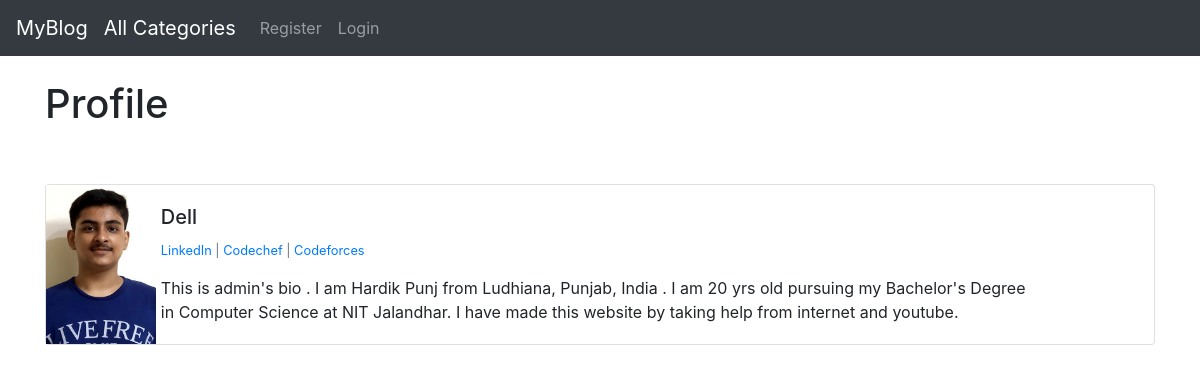
/members/1/profile/, run on the app's committed database.
### blog/models.py (models this page shows, shortened)
class Profile(models.Model):
    user =models.OneToOneField(User, null=True, on_delete=models.CASCADE)
    bio=models.TextField()
    profile_pic=models.ImageField(null=True ,blank=True,upload_to="images/profile")
    linkedin_url=models.CharField(max_length=255 , null=True , blank=True)
    codechef_url=models.CharField(max_length=255 , null=True , blank=True)
    codeforces_url=models.CharField(max_length=255 , null=True , blank=True)
    def __str__(self):
        return str(self.user)

### members/views.py (the view)
# urls.py: path('<int:pk>/profile/',views.ProfileView.as_view(),name='profile'),
class ProfileView(DetailView):
    model=Profile
    template_name='registration/profile_page.html'
    def get_context_data(self,*args,**kwargs):
        users=Profile.objects.all()
        page_user=get_object_or_404(Profile,id=self.kwargs['pk'])
        new_context=super(ProfileView,self).get_context_data(*args,**kwargs)
        new_context['page_user']=page_user
        return new_context

### templates/registration/profile_page.html (shortened to what this page needs)
{% extends 'base.html' %}
{% load static %}
{% block content%}
    <h1>Profile</h1>
    <br><br>
    <div class="card mb-3">
        <div class="row g-0">
          <div class="col-md-1">
            {% if page_user.profile_pic %}
                <img src="{{page_user.profile_pic.url}}" width="170%" height="100%" style="object-fit: cover;">
            {% else %}
            <img src="{% static 'blogcodemy/images/images.png' %}" width="170%" height="100%" style="object-fit: cover;">
            {% endif %}
          </div>
          <div class="col-md-10">
            <div class="card-body">
              <h5 class="card-title">{{page_user}}</h5>
              <p class="small text-muted">
                  {% if page_user.linkedin_url %}
                    <a href="{{page_user.linkedin_url}}">
                        LinkedIn
                    </a>
                 {% endif %}
                 {% if page_user.codechef_url%}
                    |<a href="{{page_user.codechef_url}}">
                        Codechef
                    </a>
                 {% endif %}
                 {% if page_user.codeforces_url %}
                 |<a href="{{page_user.codeforces_url}}">
                    Codeforces
                 </a>
                 {% endif %}
                </p>
              <p class="card-text">{{page_user.bio}}</p>
            </div>
          </div>
        </div>
      </div>
{% endblock %}

### data on the page
Profile: profile_pic (picture), user.username "Dell", bio "This is admin's bio . I am Hardik Punj from Ludhiana, Punjab, India . I am 20 yrs old pursuing my Bachelor's Degree in Computer Science at NIT Jalandhar. I have made this website by taking help from internet and youtube."
